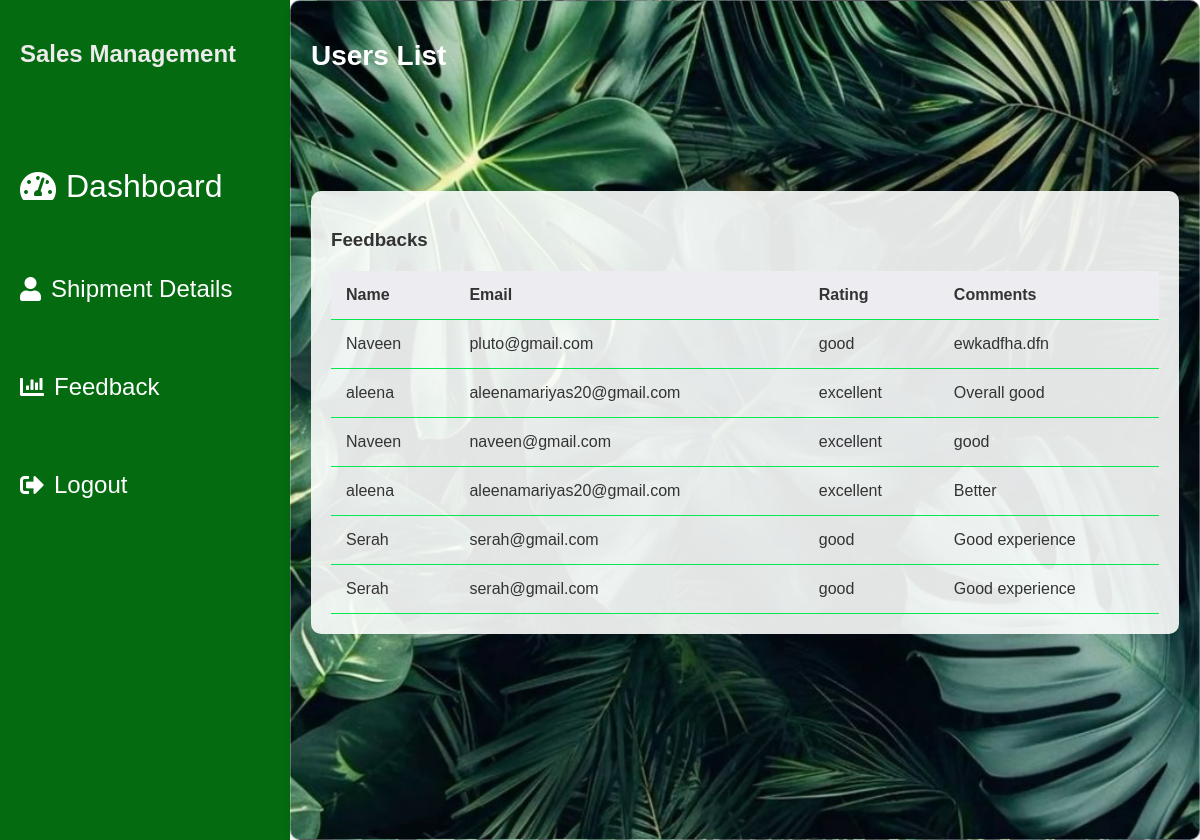
/admin_feedback/, run on an earlier commit of the app's database.
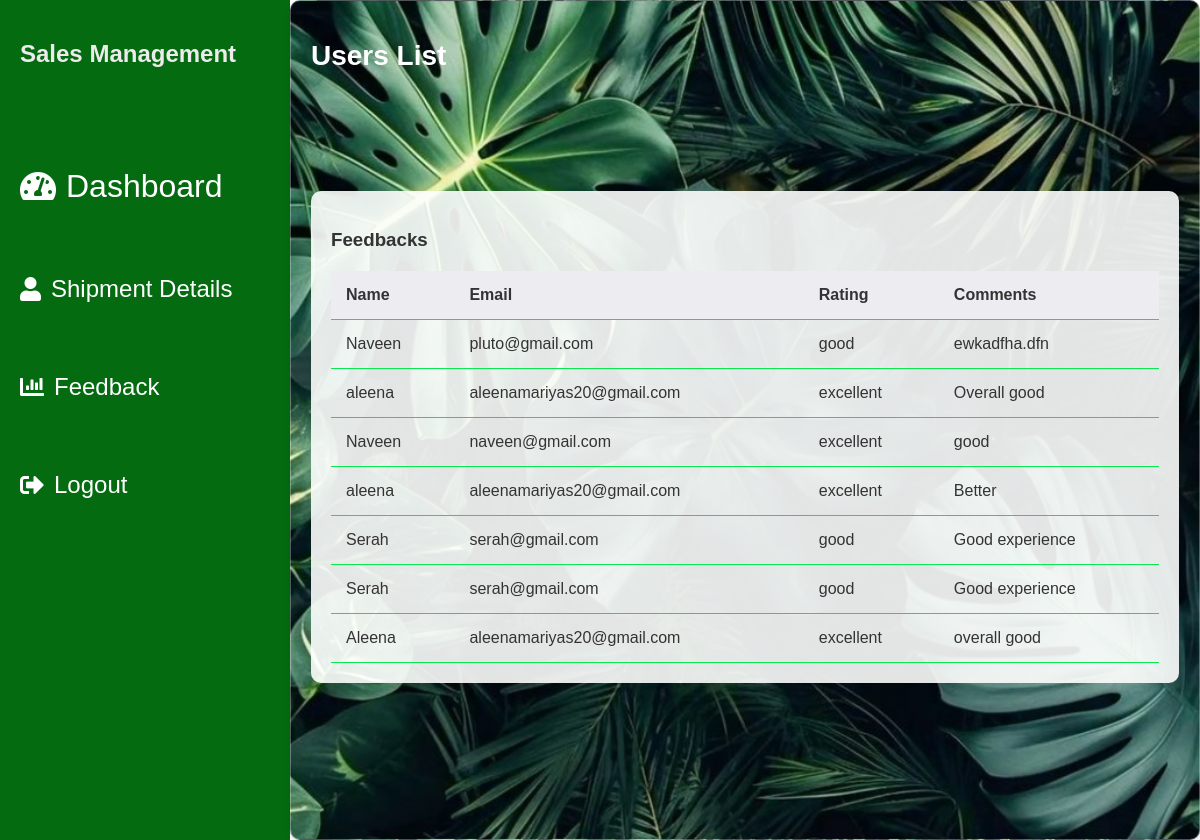
And on a later commit of the database.
### home/models.py (models this page shows)
class Feedback(models.Model):
    name = models.CharField(max_length=100)
    email = models.EmailField()
    rating = models.CharField(max_length=100)
    comments = models.TextField()

### home/views.py (the view)
# urls.py: path('admin_feedback/',admin_feedback, name='admin_feedback'),
def admin_feedback(request):
    feedbacks = Feedback.objects.all()
    return render(request , 'admin_feedback.html',{'feedbacks':feedbacks})

### templates/admin_feedback.html (shortened to what this page needs)
{% load static %}
<!DOCTYPE html>
<html lang="en">
<head>
    <link rel="stylesheet" href="https://cdnjs.cloudflare.com/ajax/libs/font-awesome/5.15.4/css/all.min.css">
</head>
<body>
    <div class="container">
        <aside class="sidebar">
            <div class="logo">
                <h2> Sales Management</h2>
            </div>
            <ul class="sidebar-menu">
                <li class="active"><a href="{% url 'admin_dashboard' %}" style="color:white; padding-top: 50px; font-size: 200%; font-family: 'Gill Sans', 'Gill Sans MT', Calibri, 'Trebuchet MS', sans-serif;"><i class="fas fa-tachometer-alt"></i> Dashboard</a></li>
                <li><a href="{% url 'admin_userslist' %}" style="color:white; padding-top: 50px; font-size: 150%; font-family: 'Gill Sans', 'Gill Sans MT', Calibri, 'Trebuchet MS', sans-serif"><i class="fas fa-user"></i> Shipment Details</a></li>
                <li><a href="{% url 'admin_feedback' %}"style="color:white; padding-top: 50px; font-size: 150%; font-family: 'Gill Sans', 'Gill Sans MT', Calibri, 'Trebuchet MS', sans-serif"><i class="fas fa-chart-bar"></i> Feedback</a></li>
                <li><a href="{% url 'userlogout' %}"style="color:white; padding-top: 50px; font-size: 150%; font-family: 'Gill Sans', 'Gill Sans MT', Calibri, 'Trebuchet MS', sans-serif"><i class="fas fa-sign-out-alt"></i> Logout</a></li>
            </ul>
        </aside>
        <main class="main-content">
            <div class="top-bar">
                <h1>Users List</h1>
            </div>
            <div class="customer-table">
                <h3>Feedbacks</h3>
                <table>
                    <thead>
                        <tr>
                            <th>Name</th>
                            <th>Email</th>
                            <th>Rating</th>
                            <th>Comments</th>
                        </tr>
                    </thead>
                    <tbody>
                        {% for feedback in feedbacks %}
                        <tr>
                            <td>{{ feedback.name }}</td>
                            <td>{{ feedback.email }}</td>
                            <td>{{ feedback.rating }}</td>
                            <td>{{ feedback.comments }}</td>
                        </tr>
                        {% endfor %}
                    </tbody>
                </table>
            </div>
</body>
</html>

What changed in the data, as far as the page shows it:
added Feedback: name "Aleena", email "aleenamariyas20@gmail.com", rating "excellent", comments "overall good"
